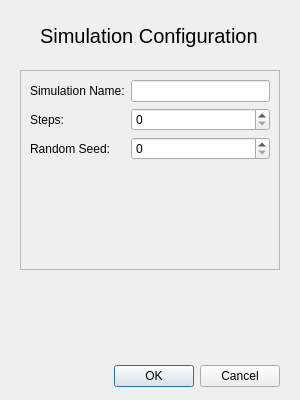
<?xml version="1.0" encoding="UTF-8"?>
<ui version="4.0">
 <class>configDialog</class>
 <widget class="QDialog" name="configDialog">
  <property name="geometry">
   <rect>
    <x>0</x>
    <y>0</y>
    <width>300</width>
    <height>400</height>
   </rect>
  </property>
  <property name="windowTitle">
   <string>Simulation Configuration</string>
  </property>
  <widget class="QDialogButtonBox" name="buttonBox">
   <property name="geometry">
    <rect>
     <x>80</x>
     <y>360</y>
     <width>200</width>
     <height>32</height>
    </rect>
   </property>
   <property name="orientation">
    <enum>Qt::Horizontal</enum>
   </property>
   <property name="standardButtons">
    <set>QDialogButtonBox::Cancel|QDialogButtonBox::Ok</set>
   </property>
  </widget>
  <widget class="QLabel" name="configTitle">
   <property name="geometry">
    <rect>
     <x>40</x>
     <y>20</y>
     <width>220</width>
     <height>31</height>
    </rect>
   </property>
   <property name="font">
    <font>
     <pointsize>15</pointsize>
    </font>
   </property>
   <property name="text">
    <string>Simulation Configuration</string>
   </property>
  </widget>
  <widget class="QScrollArea" name="configScroll">
   <property name="geometry">
    <rect>
     <x>20</x>
     <y>70</y>
     <width>260</width>
     <height>200</height>
    </rect>
   </property>
   <property name="sizePolicy">
    <sizepolicy hsizetype="MinimumExpanding" vsizetype="MinimumExpanding">
     <horstretch>0</horstretch>
     <verstretch>0</verstretch>
    </sizepolicy>
   </property>
   <property name="minimumSize">
    <size>
     <width>260</width>
     <height>200</height>
    </size>
   </property>
   <property name="widgetResizable">
    <bool>true</bool>
   </property>
   <widget class="QWidget" name="configScrollContianer">
    <property name="geometry">
     <rect>
      <x>0</x>
      <y>0</y>
      <width>258</width>
      <height>198</height>
     </rect>
    </property>
    <layout class="QFormLayout" name="formLayout_2">
     <item row="0" column="0">
      <widget class="QLabel" name="nameLbl">
       <property name="text">
        <string>Simulation Name:</string>
       </property>
      </widget>
     </item>
     <item row="0" column="1">
      <widget class="QLineEdit" name="name"/>
     </item>
     <item row="1" column="0">
      <widget class="QLabel" name="stepsLbl">
       <property name="text">
        <string>Steps:</string>
       </property>
      </widget>
     </item>
     <item row="1" column="1">
      <widget class="QSpinBox" name="steps"/>
     </item>
     <item row="2" column="0">
      <widget class="QLabel" name="seedLbl">
       <property name="text">
        <string>Random Seed:</string>
       </property>
      </widget>
     </item>
     <item row="2" column="1">
      <widget class="QSpinBox" name="seed"/>
     </item>
    </layout>
   </widget>
  </widget>
 </widget>
 <resources/>
 <connections>
  <connection>
   <sender>buttonBox</sender>
   <signal>accepted()</signal>
   <receiver>configDialog</receiver>
   <slot>accept()</slot>
   <hints>
    <hint type="sourcelabel">
     <x>248</x>
     <y>254</y>
    </hint>
    <hint type="destinationlabel">
     <x>157</x>
     <y>274</y>
    </hint>
   </hints>
  </connection>
  <connection>
   <sender>buttonBox</sender>
   <signal>rejected()</signal>
   <receiver>configDialog</receiver>
   <slot>reject()</slot>
   <hints>
    <hint type="sourcelabel">
     <x>316</x>
     <y>260</y>
    </hint>
    <hint type="destinationlabel">
     <x>286</x>
     <y>274</y>
    </hint>
   </hints>
  </connection>
 </connections>
</ui>
